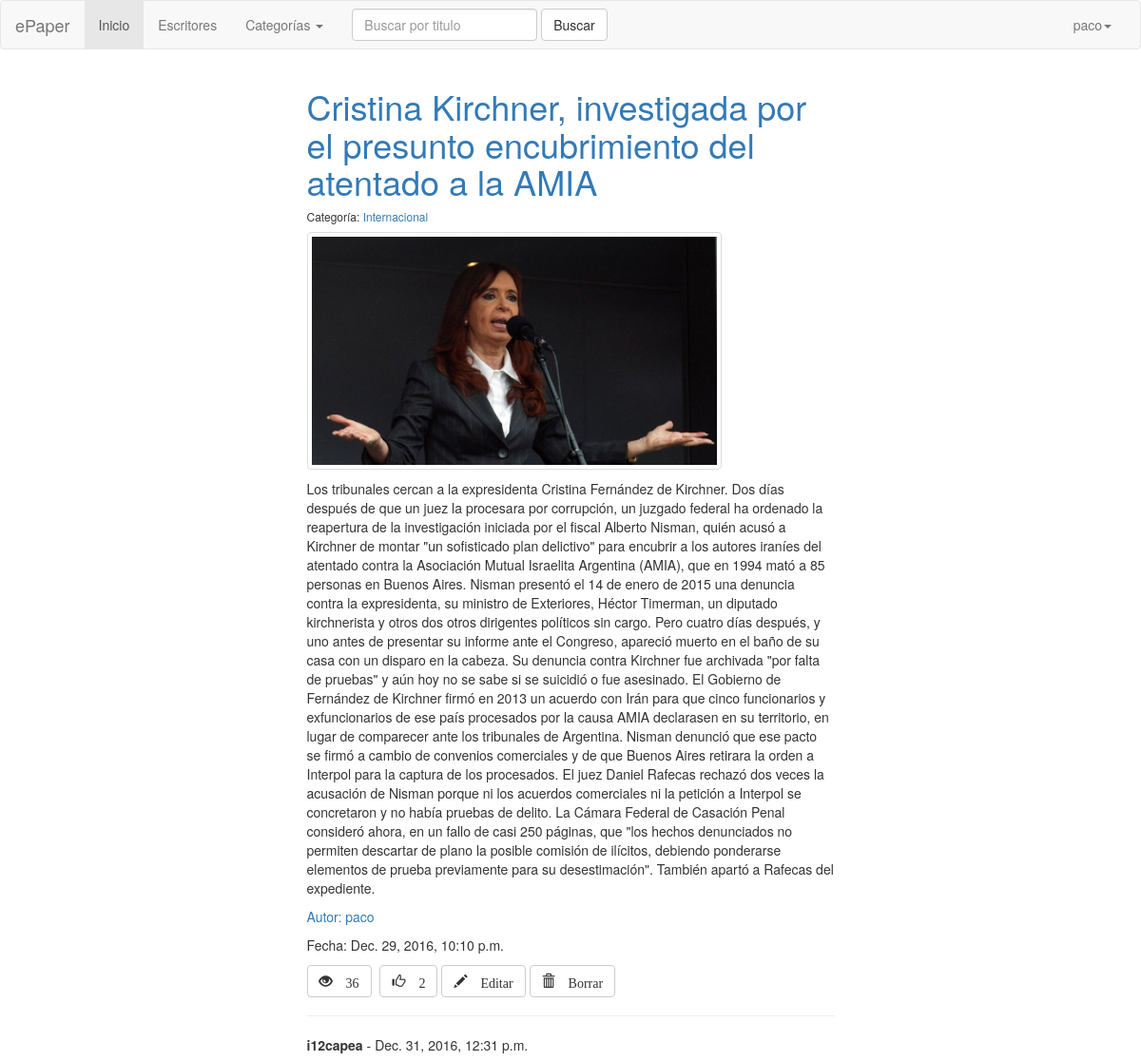
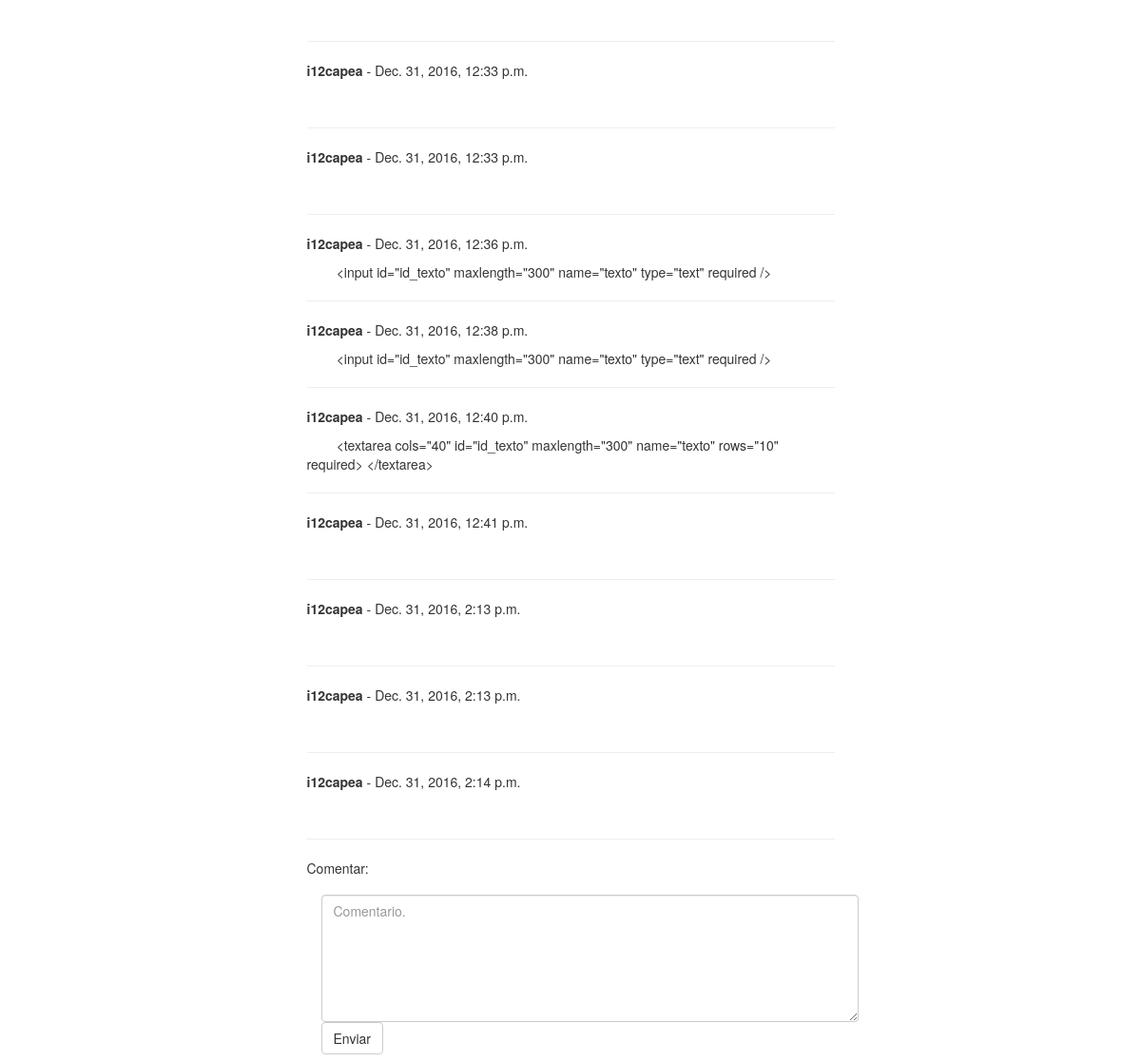
/noticia/3/ (signed in), run on the app's committed database (2 pictures, top to bottom).
### epaper/models.py (models this page shows, shortened)
@python_2_unicode_compatible
class Noticia(models.Model):
    titulo = models.CharField(max_length = 200)
    cuerpo = models.TextField()
    visitas = models.IntegerField(default = 0)
    likes = models.IntegerField(default = 0)
    pub_date = models.DateTimeField('Fecha de publicación', auto_now_add=True, blank=True)
    categoria = models.ForeignKey(Categoria, on_delete=models.CASCADE, related_name="noticias")
    autor = models.ForeignKey(User, on_delete=models.CASCADE, related_name="mis_noticias")
    photo = models.ImageField(upload_to="noticias/", null=True, blank=True)

@python_2_unicode_compatible
class Categoria(models.Model):
    categoria = models.CharField(max_length = 200)
    def __str__(self):
        return self.categoria

@python_2_unicode_compatible
class Comentario(models.Model):
    texto = models.TextField(max_length = 300)
    noticia = models.ForeignKey(Noticia, on_delete=models.CASCADE, related_name="comentarios")
    usuario = models.ForeignKey(User, on_delete=models.CASCADE, related_name="mis_comentarios")
    fecha_publicacion = models.DateTimeField('Fecha de publicación', auto_now_add=True, blank=True)

### epaper/views.py (the view)
# urls.py: url(r'^noticia/(?P<pk>\d+)/$', Noticia_Detalle.as_view(), name='noticia'),
class Noticia_Detalle(DetailView):
    template_name = 'epaper/noticia.html'
    model = Noticia
    context_object_name = 'noticia'
    def get_context_data(self,**kwargs):
        context = super(Noticia_Detalle,self).get_context_data(**kwargs)
        noticia = get_object_or_404(Noticia, pk = self.kwargs['pk'])
        noticia.visitas += 1
        noticia.save()
        return context

### epaper/templatetags/custom_template.py (called while the page is built)
@register.filter(name='has_group')
def has_group(user, group_name):
    group = Group.objects.get(name=group_name)
    return True if group in user.groups.all() else False

### epaper/templates/epaper/noticia.html (shortened to what this page needs)
{% extends "epaper/base.html" %}
{% block content %}
{% load custom_template %}
  <h1><a href="/noticia/{{noticia.pk}}">{{ noticia.titulo }}</a></h1>
  <h6>Categoría: <a href="/categoria/{{noticia.categoria}}">{{noticia.categoria}}</a></h6>
  <p><img src="{{noticia.photo.url}}" class="img-responsive img-thumbnail my_max" align="center"></p>
  <p>{{ noticia.cuerpo   }}</p>
  <p><a href="/escritor/{{noticia.autor}}">Autor: {{noticia.autor}}</a></p>
  <p>Fecha: {{noticia.pub_date}}</p>
  <ul class ="list-inline">
    <li><button class="glyphicon glyphicon-eye-open btn btn-default btn-disabled"> {{noticia.visitas}} </button></li>
    <form method="GET" action="/noticia/{{noticia.pk}}/like/" style="display: inline-block;">{% csrf_token %}
      <li><button class="glyphicon glyphicon-thumbs-up btn btn-default"> {{noticia.likes}} </button></li>
    </form>
    {% if user|has_group:"Editor" %}
    <form method="GET" action="/noticia/{{noticia.pk}}/editar/" style="display: inline-block;">{%csrf_token%}
      <li><button class="glyphicon glyphicon glyphicon glyphicon-pencil btn btn-default"> Editar </button></li>
    </form>
    <form method="POST" action="/noticia/{{noticia.pk}}/borrar/" style="display: inline-block;" >{%csrf_token%}
      <li><button class="glyphicon glyphicon glyphicon-trash btn btn-default"> Borrar </button></li>
    </form>
    {% endif %}
  </ul>
  {% for comentario in noticia.comentarios.all %}
    <hr>
    <b><p>{{comentario.usuario}}</b> - {{comentario.fecha_publicacion}}</p>
    <p>&nbsp&nbsp&nbsp&nbsp&nbsp&nbsp&nbsp&nbsp{{comentario.texto}}</p>
  {% endfor %}
  <hr>
  <p>Comentar:
  {% if user.is_authenticated %}
  <form class="navbar-form navbar-left" method="POST" action="/comentario/nuevo/{{noticia.pk}}">{% csrf_token %}
    <div class="form-group">
      <textarea class="form-control"  rows="6" cols="70" placeholder="Comentario." name="texto" required></textarea>
    </div>
    <br><button type="submit"  class="btn btn-default">Enviar</button>
  </form>
  {% else %}
  <p> Necesitas estar logueado para comentar </p>
  <p><a href="/usuario/login/?next=/noticia/{{noticia.pk}}">Login</a> | <a href="/usuario/nuevo/">Registro</a></p>
  {% endif %}
  {% endblock %}

### epaper/templates/epaper/base.html (shortened to what this page needs)
<!DOCTYPE html>
<html lang="es">
  <head>
    {% load staticfiles %}
    <link rel="stylesheet" href="https://maxcdn.bootstrapcdn.com/bootstrap/3.3.7/css/bootstrap.min.css">
    <link rel="stylesheet" href="/static/css/mis_estilos.css"/>
  </head>
  <body>
      <nav class="navbar navbar-default">
        <div class="container-fluid">
          <div class="navbar-header">
            <a class="navbar-brand" href="/">ePaper</a>
          </div>
          <div class="collapse navbar-collapse" id="bs-example-navbar-collapse-1">
            <ul class="nav navbar-nav">
              <li class="active"><a href="/">Inicio <span class="sr-only">(current)</span></a></li>
              <li><a href="/escritor/todos/">Escritores </a></li>
              <li class="dropdown">
                <a href="#" class="dropdown-toggle" data-toggle="dropdown" role="button" aria-haspopup="true" aria-expanded="false">Categorías <span class="caret"></span></a>
              </li>
            </ul>
            <form class="navbar-form navbar-left" method="GET" action="/buscar/">{% csrf_token %}
              <div class="form-group">
                <input type="text" class="form-control" placeholder="Buscar por titulo" name="titulo" required>
              </div>
              <button type="submit" class="btn btn-default">Buscar</button>
            </form>
            <ul class="nav navbar-nav navbar-right">
              {% if user.is_authenticated %}
                <li class="dropdown">
                  <a href="#" class="dropdown-toggle" data-toggle="dropdown" role="button" aria-haspopup="true" aria-expanded="false">{{ user.get_username }}<span class="caret"></span></a>
                </li>
              {% else %}
                <li>
                  <a href="/usuario/login/">Entrar</a>
                <li>
                  <a href="/usuario/nuevo/">Registrar</a>
                </li>
              {% endif %}
            </ul>
          </div>
        </div>
      </nav>
      <div class="container-fluid">
        <div class="col-md-3 col-sm-1">
        </div>
        <div class="col-md-6 col-sm-10">
          {% block content %}
          {% endblock %}
        </div>
        <div class = "col-sm-1"></div>
        <div class="col-sm-1"></div>
        <div class="col-md-3 col-sm-10">
        </div>
        <div class="col-sm-1"></div>
      </div>
  </body>
</html>

### static/css/mis_estilos.css (style rules this page uses)
.my_max { max-height: 250px; }

### data on the page
Noticia: titulo "Cristina Kirchner, investigada por el presunto encubrimiento del atentado a la AMIA", categoria "Internacional", photo (picture), cuerpo "Los tribunales cercan a la expresidenta Cristina Fernández de Kirchner. Dos días después de que un juez la procesara por corrupción, un juzgado federal ha ordenado la reapertura de la investigación iniciada por el fiscal Alberto Nisman, quién acusó a Kirchner de montar \"un sofisticado plan delictivo\" para encubrir a los autores iraníes del atentado contra la Asociación Mutual Israelita Argentina (AMIA), que en 1994 mató a 85 personas en Buenos Aires. Nisman presentó el 14 de enero de 2015 una denuncia contra la expresidenta, su ministro de Exteriores, Héctor Timerman, un diputado kirchnerista y otros dos otros dirigentes políticos sin cargo. Pero cuatro días después, y uno antes de…", autor "paco", pub_date "Dec. 29, 2016, 10:10 p.m.", visitas "36", likes "2"
Comentario: usuario "i12capea", fecha_publicacion "Dec. 31, 2016, 12:31 p.m."
Comentario: usuario "i12capea", fecha_publicacion "Dec. 31, 2016, 12:33 p.m."
Comentario: usuario "i12capea", fecha_publicacion "Dec. 31, 2016, 12:33 p.m."
Comentario: usuario "i12capea", fecha_publicacion "Dec. 31, 2016, 12:36 p.m.", texto "<input id=\"id_texto\" maxlength=\"300\" name=\"texto\" type=\"text\" required />"
Comentario: usuario "i12capea", fecha_publicacion "Dec. 31, 2016, 12:38 p.m.", texto "<input id=\"id_texto\" maxlength=\"300\" name=\"texto\" type=\"text\" required />"
Comentario: usuario "i12capea", fecha_publicacion "Dec. 31, 2016, 12:40 p.m.", texto "<textarea cols=\"40\" id=\"id_texto\" maxlength=\"300\" name=\"texto\" rows=\"10\" required> </textarea>"
Comentario: usuario "i12capea", fecha_publicacion "Dec. 31, 2016, 12:41 p.m."
Comentario: usuario "i12capea", fecha_publicacion "Dec. 31, 2016, 2:13 p.m."
Comentario: usuario "i12capea", fecha_publicacion "Dec. 31, 2016, 2:13 p.m."
Comentario: usuario "i12capea", fecha_publicacion "Dec. 31, 2016, 2:14 p.m."

### other printed values
{{ user.get_username }} "paco"
